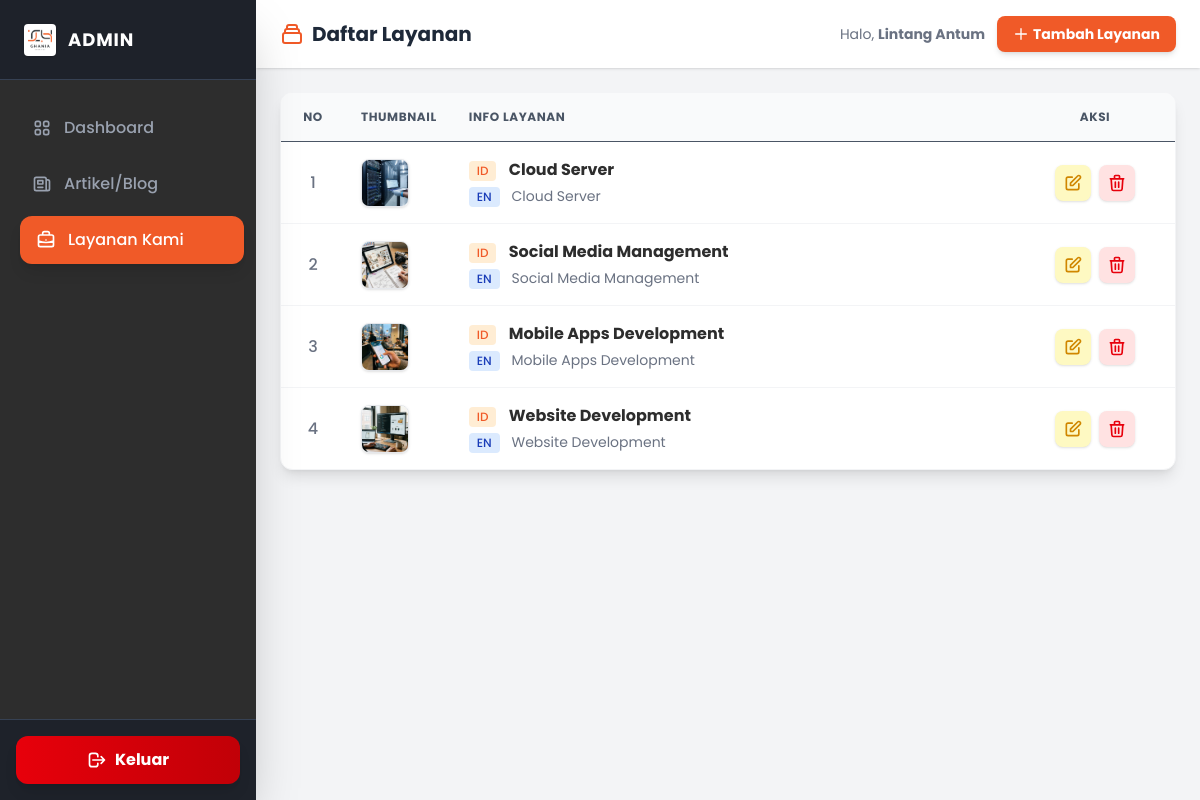
The page /admin/services/index.php (signed in) on the database its author committed.
### tables this page shows
CREATE TABLE `services` (
  `id` int NOT NULL,
  `slug` varchar(50) DEFAULT NULL,
  `icon` varchar(255) DEFAULT NULL,
  `title_id` varchar(100) DEFAULT NULL,
  `title_en` varchar(100) DEFAULT NULL,
  `brief_id` text,
  `brief_en` text,
  `content_id` longtext,
  `content_en` longtext,
  `thumbnail` varchar(255) DEFAULT NULL,
  `created_at` timestamp NULL DEFAULT CURRENT_TIMESTAMP,
  `views` int DEFAULT '0'
);

### admin/services/index.php (the view, shortened to what this page needs)
<?php
require '../../config/database.php';
include '../../admin/includes/header.php';
?>
<div class="flex h-screen overflow-hidden">
    <?php include '../../admin/includes/sidebar.php'; ?>
    <div class="flex-1 flex flex-col md:ml-64 transition-all duration-300">
        <header class="bg-white shadow-sm py-4 px-6 flex justify-between items-center z-10">
            <h2 class="text-xl font-bold text-gray-800 flex items-center">
                Daftar Layanan
            </h2>
            <div class="flex items-center space-x-3">
                <span class="text-sm text-gray-500 hidden md:inline">Halo, <b><?= $_SESSION['admin_name'] ?></b></span>
                <a href="create.php"
                    class="bg-ghania-orange text-white px-4 py-2 rounded-lg hover:bg-orange-600 transition text-sm font-bold shadow-md flex items-center">
                    <svg class="w-4 h-4 mr-1" fill="none" stroke="currentColor" viewBox="0 0 24 24">
                        <path stroke-linecap="round" stroke-linejoin="round" stroke-width="2" d="M12 4v16m8-8H4"></path>
                    </svg>
                    Tambah Layanan
                </a>
            </div>
        </header>
        <main class="flex-1 overflow-x-hidden overflow-y-auto bg-gray-100 p-6">
            <div class="bg-white rounded-xl shadow-lg overflow-hidden border border-gray-100">
                <div class="overflow-x-auto">
                    <table class="w-full text-left border-collapse">
                        <thead>
                            <tr class="bg-gray-50 text-gray-600 uppercase text-xs tracking-wider border-b">
                                <th class="p-4 font-bold text-center w-16">No</th>
                                <th class="p-4 font-bold w-24">Thumbnail</th>
                                <th class="p-4 font-bold">Info Layanan</th>
                                <th class="p-4 font-bold text-center w-40">Aksi</th>
                            </tr>
                        </thead>
                        <tbody class="divide-y divide-gray-100">
                            <?php
                            $result = $conn->query("SELECT * FROM services ORDER BY id DESC");
                            $no = 1;
                            if ($result->num_rows > 0):
                                while ($row = $result->fetch_assoc()):
                            ?>
                            <tr class="hover:bg-orange-50 transition duration-150">
                                <td class="p-4 text-center text-gray-500 font-medium"><?= $no++ ?></td>
                                <td class="p-4">
                                    <?php if (!empty($row['thumbnail'])): ?>
                                    <img src="../../<?= $row['thumbnail'] ?>" alt="Thumb"
                                        class="h-12 w-12 object-cover rounded-lg shadow-sm border border-gray-200">
                                    <?php else: ?>
                                    <div
                                        class="h-12 w-12 bg-gray-100 rounded-lg flex items-center justify-center text-gray-400 text-xs border border-gray-200">
                                        No Img</div>
                                    <?php endif; ?>
                                </td>
                                <td class="p-4">
                                    <div class="mb-1">
                                        <span
                                            class="inline-flex items-center px-2 py-0.5 rounded text-xs font-medium bg-orange-100 text-ghania-orange mr-2">ID</span>
                                        <span
                                            class="font-bold text-ghania-dark"><?= htmlspecialchars($row['title_id']) ?></span>
                                    </div>
                                    <div class="text-sm text-gray-500">
                                        <span
                                            class="inline-flex items-center px-2 py-0.5 rounded text-xs font-medium bg-blue-100 text-blue-800 mr-2">EN</span>
                                        <?= htmlspecialchars($row['title_en']) ?>
                                    </div>
                                </td>
                                <td class="p-4 text-center">
                                    <div class="flex justify-center space-x-2">
                                        <a href="edit.php?id=<?= $row['id'] ?>"
                                            class="p-2 bg-yellow-100 text-yellow-600 rounded-lg hover:bg-yellow-200 transition shadow-sm"
                                            title="Edit">
                                            <svg class="w-5 h-5" fill="none" stroke="currentColor" viewBox="0 0 24 24">
                                                <path stroke-linecap="round" stroke-linejoin="round" stroke-width="2"
                                                    d="M11 5H6a2 2 0 00-2 2v11a2 2 0 002 2h11a2 2 0 002-2v-5m-1.414-9.414a2 2 0 112.828 2.828L11.828 15H9v-2.828l8.586-8.586z">
                                                </path>
                                            </svg>
                                        </a>
                                        <a href="delete.php?id=<?= $row['id'] ?>"
                                            onclick="return confirm('Yakin ingin menghapus layanan ini?')"
                                            class="p-2 bg-red-100 text-red-600 rounded-lg hover:bg-red-200 transition shadow-sm"
                                            title="Hapus">
                                            <svg class="w-5 h-5" fill="none" stroke="currentColor" viewBox="0 0 24 24">
                                                <path stroke-linecap="round" stroke-linejoin="round" stroke-width="2"
                                                    d="M19 7l-.867 12.142A2 2 0 0116.138 21H7.862a2 2 0 01-1.995-1.858L5 7m5 4v6m4-6v6m1-10V4a1 1 0 00-1-1h-4a1 1 0 00-1 1v3M4 7h16">
                                                </path>
                                            </svg>
                                        </a>
                                    </div>
                                </td>
                            </tr>
                            <?php
                                endwhile;
                            endif; ?>
                        </tbody>
                    </table>
                </div>
            </div>
        </main>
    </div>
</div>
</body>
</html>

### rows shown on the page
services: thumbnail (picture), title "Cloud Server", title_en "Cloud Server"
services: thumbnail (picture), title "Social Media Management", title_en "Social Media Management"
services: thumbnail (picture), title "Mobile Apps Development", title_en "Mobile Apps Development"
services: thumbnail (picture), title "Website Development", title_en "Website Development"

### other values the page prints
$_SESSION['admin_name'] "Lintang Antum"
